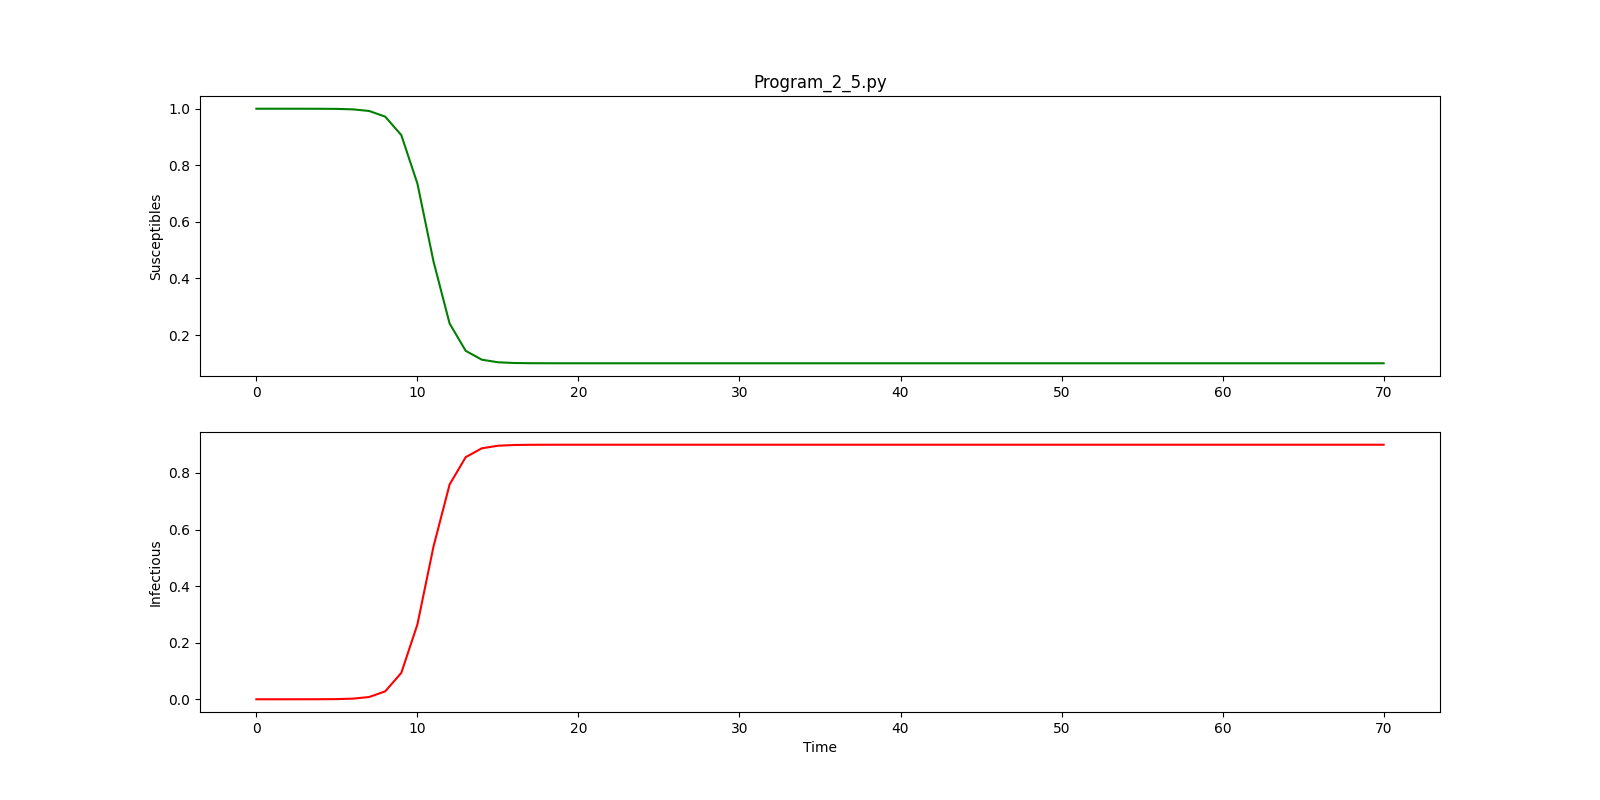

Python code for this plot:
#!/usr/bin/env python3

####################################################################
###    This is the PYTHON version of program 2.5 from page 39 of   #
### "Modeling Infectious Disease in humans and animals"            #
### by Keeling & Rohani.										   #
###																   #
### It is the simple SIS epidemic without births or deaths.        #
####################################################################

###################################
### Written by Ilias Soumpasis    #
### [email redacted]	  #
###################################

import scipy.integrate as spi
import numpy as np
import pylab as pl

beta=1.4247
gamma=0.14286
I0=1e-6
ND=70
TS=1.0
INPUT = (1.0-I0, I0)

def diff_eqs(INP,t):
	'''The main set of equations'''
	Y=np.zeros((2))
	V = INP
	Y[0] = - beta * V[0] * V[1] + gamma * V[1]
	Y[1] = beta * V[0] * V[1] - gamma * V[1]
	return Y   # For odeint



t_start = 0.0; t_end = ND; t_inc = TS
t_range = np.arange(t_start, t_end+t_inc, t_inc)
RES = spi.odeint(diff_eqs,INPUT,t_range)

print (RES)

#Ploting
pl.figure(figsize=(16, 8))
pl.subplot(211)
pl.plot(RES[:,0], '-g', label='Susceptibles')
pl.title('Program_2_5.py')
#pl.xlabel('Time')
pl.ylabel('Susceptibles')
pl.subplot(212)
pl.plot(RES[:,1], '-r', label='Infectious')
pl.xlabel('Time')
pl.ylabel('Infectious')
pl.savefig('Program_2_5.png')
pl.show()
